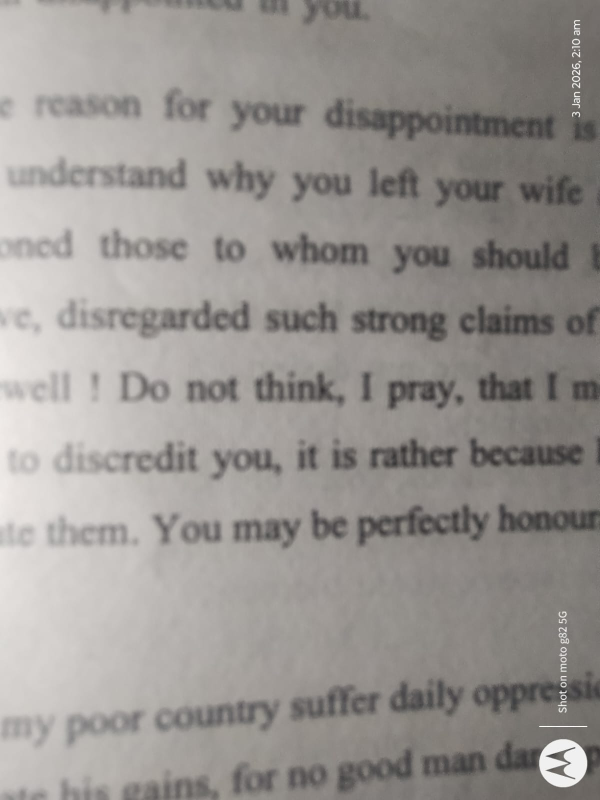
#> input picture images/1 - Copy - Copy - Copy - Copy - Copy - Copy (2).jpeg, 1200 x 1600 px, found by its file name (shown at 1/2 size)
$ python detect_tesseract.py
#> lines starting #> are read from the running program, lines starting #| are printed output that depends on the picture; after the words box and inside, x2 and y2 are one past the last pixel; in counts of white or black regions, pixels touching at a corner belong together
### Trying_part_2/files/binarization.py
# ============================================================
# binarization.py  —  Step 1: Image binarization
# ============================================================

import cv2
from skimage.filters import threshold_sauvola
from skimage import img_as_ubyte


def binarize(image, debug=True):

    # ── Step 1: Grayscale ────────────────────────────────────────────────────
    gray = cv2.cvtColor(image, cv2.COLOR_BGR2GRAY)
    if debug:
        cv2.imshow('Step 1 - Grayscale', gray)
        cv2.waitKey(0)

    # ── Step 2: Gaussian Blur ────────────────────────────────────────────────
    gray = cv2.GaussianBlur(gray, (3, 3), 0)
    if debug:
        cv2.imshow('Step 2 - Gaussian Blur', gray)
        cv2.waitKey(0)

    # ── Step 3: CLAHE (Local Contrast Enhancement) ───────────────────────────
    clahe_obj = cv2.createCLAHE(clipLimit=2.0, tileGridSize=(8, 8))
    enhanced = clahe_obj.apply(gray)
    if debug:
        cv2.imshow('Step 3 - CLAHE Enhanced', enhanced)
        cv2.waitKey(0)

    # ── Step 4: Sauvola Thresholding ─────────────────────────────────────────
    window_size = max(25, gray.shape[0] // 20)
    if window_size % 2 == 0:
        window_size += 1
    sauvola_thresh = threshold_sauvola(enhanced, window_size=window_size)
    binary_sauvola = enhanced > sauvola_thresh
    thresh = 255 - img_as_ubyte(binary_sauvola)   # invert: text=255, bg=0
    if debug:
        cv2.imshow('Step 4 - Sauvola Threshold', thresh)
        cv2.waitKey(0)

    # ── Step 5: Morphology CLOSE (fill broken strokes) ───────────────────────
    kernel_close = cv2.getStructuringElement(cv2.MORPH_RECT, (2, 2))
    morph = cv2.morphologyEx(thresh, cv2.MORPH_CLOSE, kernel_close)
    if debug:
        cv2.imshow('Step 5 - Morph Close (fill gaps)', morph)
        cv2.waitKey(0)

    # ── Step 6: Morphology OPEN (remove noise dots) ──────────────────────────
    kernel_open = cv2.getStructuringElement(cv2.MORPH_RECT, (3, 3))
    morph = cv2.morphologyEx(morph, cv2.MORPH_OPEN, kernel_open)
    if debug:
        cv2.imshow('Step 6 - Morph Open (remove noise)', morph)
        cv2.waitKey(0)

    # ── Step 7: Upscale for better OCR accuracy ──────────────────────────────
    preprocessed = cv2.resize(morph, None, fx=2, fy=2,
                               interpolation=cv2.INTER_CUBIC)
    if debug:
        cv2.imshow('Step 7 - Upscaled (2x)', preprocessed)
        cv2.waitKey(0)

    # ── Final ─────────────────────────────────────────────────────────────────
    if debug:
        cv2.imshow('Final Preprocessed', preprocessed)
        cv2.waitKey(0)
        cv2.destroyAllWindows()

    return preprocessed


# [6 lines that do not run on import are left out]

### Trying_part_2/files/contour_extraction.py
import cv2
import numpy as np
# [18 lines left out: function show, not called in this run]
def find_center_word(binary_img, original_img=None, min_area=100, debug=False):
    """
    Args:
        binary_img   : preprocessed binary image (required)
        original_img : original colour/grey image (optional)
        min_area     : minimum contour area to consider
        debug        : show step by step windows

    Returns:
        best_contour     : (x, y, w, h) in binary coords
        cropped_binary   : word crop from binary image
        cropped_original : word crop from original upscaled to match binary (None if not provided)
    """

    # ── Calculate scale factor between binary and original ────────────────────
    if original_img is not None:
        orig_h, orig_w = original_img.shape[:2]
        bin_h,  bin_w  = binary_img.shape[:2]
        scale_x = orig_w / bin_w   # e.g. 1000/2000 = 0.5
        scale_y = orig_h / bin_h   # e.g.  800/1600 = 0.5
        if debug:
            print(f"[DEBUG] Binary size  : {bin_w}x{bin_h}")
            print(f"[DEBUG] Original size: {orig_w}x{orig_h}")
            print(f"[DEBUG] Scale factor : x={scale_x:.3f}  y={scale_y:.3f}")
    else:
        scale_x = scale_y = 1.0

    # ── Step 1 — Show inputs ──────────────────────────────────────────────────
    if debug:
        show("Step 1 - Binary Image", binary_img)
        cv2.waitKey(0)
        print(f"[DEBUG] Step 1 — binary shape: {binary_img.shape}")
        if original_img is not None:
            show("Step 1 - Original Image", original_img)
            cv2.waitKey(0)
            print(f"[DEBUG] Step 1 — original shape: {original_img.shape}")

    # ── FIXED TARGET ROI (Replaces fragile contour logic) ─────────────────────
    bin_h, bin_w = binary_img.shape[:2]

    # Define a central box: 60% of image width, 20% of image height
    bw = int(bin_w * 0.60)
    bh = int(bin_h * 0.20)
    x  = int((bin_w - bw) / 2)
    y  = int((bin_h - bh) / 2)

    best_contour = (x, y, bw, bh)

    # ── Step 6 — Crop binary ──────────────────────────────────────────────────
    x, y, bw, bh = best_contour
    cropped_binary = binary_img[y:y + bh, x:x + bw]

    # ── Step 7 — Crop original using SCALED coords + upscale to match binary ──
    cropped_original = None
    ox = oy = obw = obh = 0

    if original_img is not None:

        # Convert binary coords → original coords
        ox  = int(x  * scale_x)
        oy  = int(y  * scale_y)
        obw = int(bw * scale_x)
        obh = int(bh * scale_y)

        # Clamp to original image bounds
        orig_h, orig_w = original_img.shape[:2]
        ox  = max(0, min(ox,  orig_w - 1))
        oy  = max(0, min(oy,  orig_h - 1))
        obw = max(1, min(obw, orig_w - ox))
        obh = max(1, min(obh, orig_h - oy))

        cropped_original = original_img[oy:oy + obh, ox:ox + obw]

        # Upscale original crop to match binary crop size exactly
        target_h, target_w = cropped_binary.shape[:2]
        cropped_original   = cv2.resize(
            cropped_original,
            (target_w, target_h),
            interpolation=cv2.INTER_CUBIC     # smooth for colour/grey image
        )

        if debug:
            print(f"[DEBUG] Binary coords  : x={x}  y={y}  w={bw}  h={bh}")
            print(f"[DEBUG] Original coords: x={ox} y={oy} w={obw} h={obh}")
            print(f"[DEBUG] Original crop upscaled to: {cropped_original.shape}")

    if debug:
        # ── Crop location on binary ───────────────────────────────────────────
        vis6b = cv2.cvtColor(binary_img, cv2.COLOR_GRAY2BGR)
        cv2.rectangle(vis6b, (x, y), (x + bw, y + bh), (0, 255, 0), 2)
        cv2.drawMarker(vis6b, tuple(img_center), (0, 0, 255),
                       cv2.MARKER_CROSS, 20, 2)
        cv2.putText(vis6b, f"Binary crop: ({x},{y})  {bw}x{bh}px",
                    (x, max(y - 8, 10)),
                    cv2.FONT_HERSHEY_SIMPLEX, 0.6, (0, 255, 0), 2)
        show("Step 6 - Crop Location on Binary", vis6b)
        cv2.waitKey(0)

        # ── Crop location on original ─────────────────────────────────────────
        if original_img is not None:
            vis6o = original_img.copy()
            cv2.rectangle(vis6o, (ox, oy), (ox + obw, oy + obh), (0, 255, 0), 2)
            cv2.putText(vis6o, f"Original crop: ({ox},{oy})  {obw}x{obh}px",
                        (ox, max(oy - 8, 10)),
                        cv2.FONT_HERSHEY_SIMPLEX, 0.6, (0, 255, 0), 2)
            show("Step 6 - Crop Location on Original", vis6o)
            cv2.waitKey(0)

        # ── Show both crops upscaled for visibility ───────────────────────────
        scale_up   = max(1, 100 // max(bh, 1))

        binary_big = cv2.resize(cropped_binary, None,
                                fx=scale_up, fy=scale_up,
                                interpolation=cv2.INTER_NEAREST)
        show(f"Step 6 - Cropped Binary  ({bw}x{bh}  shown {scale_up}x)", binary_big)
        cv2.waitKey(0)

        if cropped_original is not None:
            orig_big = cv2.resize(cropped_original, None,
                                  fx=scale_up, fy=scale_up,
                                  interpolation=cv2.INTER_NEAREST)
            show(f"Step 6 - Cropped Original  (upscaled to {cropped_original.shape[1]}x"
                 f"{cropped_original.shape[0]}  shown {scale_up}x)", orig_big)
            cv2.waitKey(0)

        cv2.destroyAllWindows()
        print(f"[DEBUG] Step 6 — binary crop   : {cropped_binary.shape}")
        print(f"[DEBUG] Step 6 — original crop : "
              f"{cropped_original.shape if cropped_original is not None else 'N/A'}")

    return best_contour, cropped_binary, cropped_original


# ── Run directly on one image ─────────────────────────────────────────────────
# [17 lines that do not run on import are left out]

### Trying_part_2/files/detect_tesseract.py
import cv2
import numpy as np
import pytesseract
import os

# Tell pytesseract where to find the Tesseract-OCR executable.
# This is the default installation path on Windows.
# Please verify this path is correct on your system.
pytesseract.pytesseract.tesseract_cmd = r'C:\Program Files\Tesseract-OCR\tesseract.exe'

def enhance_for_ocr(crop_original, debug=False):

    # Step 1 — Grayscale
    gray = cv2.cvtColor(crop_original, cv2.COLOR_BGR2GRAY)
    if debug:
        show("Step 1 - Grayscale", gray)
        cv2.waitKey(0)
        print(f"[ENHANCE] Step 1 — min={gray.min()} max={gray.max()} mean={gray.mean():.1f}")

    # Step 2 — CLAHE
    clahe = cv2.createCLAHE(clipLimit=3.0, tileGridSize=(4, 4))
    gray  = clahe.apply(gray)
    if debug:
        show("Step 2 - CLAHE", gray)
        cv2.waitKey(0)
        print(f"[ENHANCE] Step 2 — min={gray.min()} max={gray.max()} mean={gray.mean():.1f}")

    # Step 3 — Sharpen
    sharpen_kernel = np.array([[ 0, -1,  0],
                                [-1,  5, -1],
                                [ 0, -1,  0]])
    gray = cv2.filter2D(gray, -1, sharpen_kernel)
    if debug:
        show("Step 3 - Sharpened", gray)
        cv2.waitKey(0)
        print(f"[ENHANCE] Step 3 — min={gray.min()} max={gray.max()} mean={gray.mean():.1f}")

    # Step 4 — Otsu threshold  ← THIS IS WHAT WAS MISSING
    # Forces background → 255 (white)
    # Forces text       → 0   (black)
    # Now padding of 255 matches background perfectly
    _, gray = cv2.threshold(
        gray, 0, 255,
        cv2.THRESH_BINARY + cv2.THRESH_OTSU
    )
    if debug:
        show("Step 4 - Otsu Threshold (text=black  bg=white)", gray)
        cv2.waitKey(0)
        print(f"[ENHANCE] Step 4 — min={gray.min()} max={gray.max()} mean={gray.mean():.1f}")

    # Step 5 — Side by side
    if debug:
        original_gray = cv2.cvtColor(crop_original, cv2.COLOR_BGR2GRAY)
        comparison    = np.hstack([original_gray, gray])
        show("Step 5 - Before (left) vs After (right)", comparison)
        cv2.waitKey(0)
        cv2.destroyAllWindows()

    return gray

# [7 lines left out: function show, not called in this run]


def ocr_center_word(word_img, min_conf=0, debug=False):

    # ── Step 1 — Original ─────────────────────────────────────────────────────
    if debug:
        show("OCR Step 1 - Original Input", word_img)
        cv2.waitKey(0)
        print(f"[OCR] Step 1 — input shape: {word_img.shape}")

    # ── Step 2 — Upscale if too small ─────────────────────────────────────────
    h, w      = word_img.shape[0:2]
    TARGET_H  = 64
    if h < TARGET_H:
        scale    = TARGET_H / h
        word_img = cv2.resize(word_img, None, fx=scale, fy=scale,
                              interpolation=cv2.INTER_CUBIC)
        if debug:
            show(f"OCR Step 2 - Upscaled  (was {h}px tall → now {word_img.shape[0]}px)",
                 word_img)
            cv2.waitKey(0)
            print(f"[OCR] Step 2 — upscaled by {scale:.2f}x  "
                  f"new shape: {word_img.shape}")
    else:
        if debug:
            show(f"OCR Step 2 - No upscale needed  (height={h}px >= {TARGET_H}px)",
                 word_img)
            cv2.waitKey(0)
            print(f"[OCR] Step 2 — no upscale needed  height={h}px")

    # ── Step 3 — Padding ──────────────────────────────────────────────────────
    PAD = 10

    if debug:
        # Show BEFORE padding with red border to show edges
        before_pad = word_img.copy()
        if len(before_pad.shape) == 2:
            before_pad = cv2.cvtColor(before_pad, cv2.COLOR_GRAY2BGR)
        # Draw red rectangle right at the edge to show text touching boundary
        cv2.rectangle(before_pad, (0, 0),
                      (before_pad.shape[1]-1, before_pad.shape[0]-1),
                      (0, 0, 255), 2)
        show("OCR Step 3a - BEFORE Padding  (red=image boundary)", before_pad)
        cv2.waitKey(0)

    word_img = cv2.copyMakeBorder(
        word_img,
        top=PAD, bottom=PAD, left=PAD, right=PAD,
        borderType=cv2.BORDER_CONSTANT,
        value=255     # white padding
    )

    if debug:
        # Show AFTER padding with green border to show new boundary
        after_pad = word_img.copy()
        if len(after_pad.shape) == 2:
            after_pad = cv2.cvtColor(after_pad, cv2.COLOR_GRAY2BGR)
        # Draw green rectangle at new edge
        cv2.rectangle(after_pad, (0, 0),
                      (after_pad.shape[1]-1, after_pad.shape[0]-1),
                      (0, 255, 0), 2)
        # Draw blue rectangle showing where old boundary was
        cv2.rectangle(after_pad, (PAD, PAD),
                      (after_pad.shape[1]-PAD-1, after_pad.shape[0]-PAD-1),
                      (255, 0, 0), 1)
        show("OCR Step 3b - AFTER Padding  (green=new boundary  blue=old boundary)",
             after_pad)
        cv2.waitKey(0)
        print(f"[OCR] Step 3 — added {PAD}px white padding all around  "
              f"new shape: {word_img.shape}")

    # ── Step 4 — OCR ──────────────────────────────────────────────────────────
    config = (
        "--oem 1 --psm 8 "
        "-c tessedit_char_whitelist=ABCDEFGHIJKLMNOPQRSTUVWXYZabcdefghijklmnopqrstuvwxyz0123456789 "
        "-c tessedit_char_blacklist=!\"#$%&'()*+,-./:;<=>?@[\\]^_`{|}~ "
        "-c preserve_interword_spaces=0 "
        "-c load_system_dawg=0 "
        "-c load_freq_dawg=0 "
    )

    data = pytesseract.image_to_data(
        word_img,
        config=config,
        output_type=pytesseract.Output.DICT
    )

    if debug:
        print(f"[OCR] Step 4 — Tesseract raw output:")
        for i, text in enumerate(data["text"]):
            if str(data["conf"][i]) != "-1":
                print(f"         [{i}]  text='{text}'  conf={data['conf'][i]}%")

    # ── Step 5 — Find best result ─────────────────────────────────────────────


    best_text = None
    best_conf = 0

    for i, text in enumerate(data["text"]):
        text = text.strip()
        if not text:
            continue
        conf = int(data["conf"][i])
        if conf > best_conf:
            best_conf = conf
            best_text = text

    if debug:
        # Draw result on the padded image
        result_vis = word_img.copy()
        if len(result_vis.shape) == 2:
            result_vis = cv2.cvtColor(result_vis, cv2.COLOR_GRAY2BGR)
        label = f"{best_text} ({best_conf}%)" if best_text else "Nothing found"
        color = (0, 255, 0) if best_conf >= min_conf else (0, 0, 255)
        cv2.putText(result_vis, label,
                    (5, result_vis.shape[0] - 5),
                    cv2.FONT_HERSHEY_SIMPLEX, 0.6, color, 2)
        show(f"OCR Step 5 - Result  (green=accepted  red=rejected)", result_vis)
        cv2.waitKey(0)
        print(f"[OCR] Step 5 — best: '{best_text}'  conf: {best_conf}%")

    # ── Step 6 — Confidence gate ──────────────────────────────────────────────
    if best_conf < min_conf:
        if debug:
            print(f"[OCR] Step 6 — REJECTED  {best_conf}% < {min_conf}%")
            cv2.destroyAllWindows()
        return None, 0

    if debug:
        print(f"[OCR] Step 6 — ACCEPTED  '{best_text}'  {best_conf}%")
        cv2.destroyAllWindows()

    return best_text, best_conf


# ── Main ──────────────────────────────────────────────────────────────────────
if __name__ == "__main__":

    IMAGES_FOLDER = (r"D:\Projects\PythonProject\images"
                     )

    # ── Allowed image extensions ──────────────────────────────────────────────
    IMG_EXTENSIONS = (".jpg", ".jpeg", ".png", ".bmp")

    # ── Loop over all images in folder ────────────────────────────────────────
    for filename in os.listdir(IMAGES_FOLDER):
        if not filename.lower().endswith(IMG_EXTENSIONS):
            continue  # skip non-image files

        image_path = os.path.join(IMAGES_FOLDER, filename)
        print(f"\n[INFO] Processing: {filename}")

        # ── Load image ─────────────────────────────────────────────
        original = cv2.imread(image_path)
#> original is the input picture: shape (1600, 1200, 3); mean B, G, R 144.8, 148.2, 152.1
        if original is None:
            print(f"[ERROR] Could not load: {image_path}")
            continue

        # ── Preprocess → binary ────────────────────────────────────
        from binarization import *
        binary = binarize(original, debug=False)
#> in binarize, `enhanced = clahe_obj.apply(gray)`:
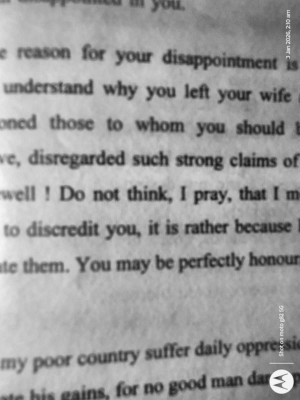
#> enhanced: shape (1600, 1200) (shown at 1/4 size); min 26, max 249, mean 156.7
#> in binarize, `sauvola_thresh = threshold_sauvola(enhanced, window_size=window_size)`:
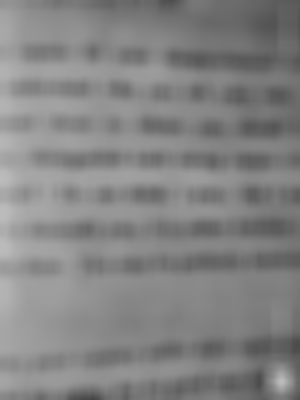
#> sauvola_thresh: shape (1600, 1200) float64 (shown at 1/4 size); min 69.08, max 188.1, mean 131.7
#> in binarize, `binary_sauvola = enhanced > sauvola_thresh`:
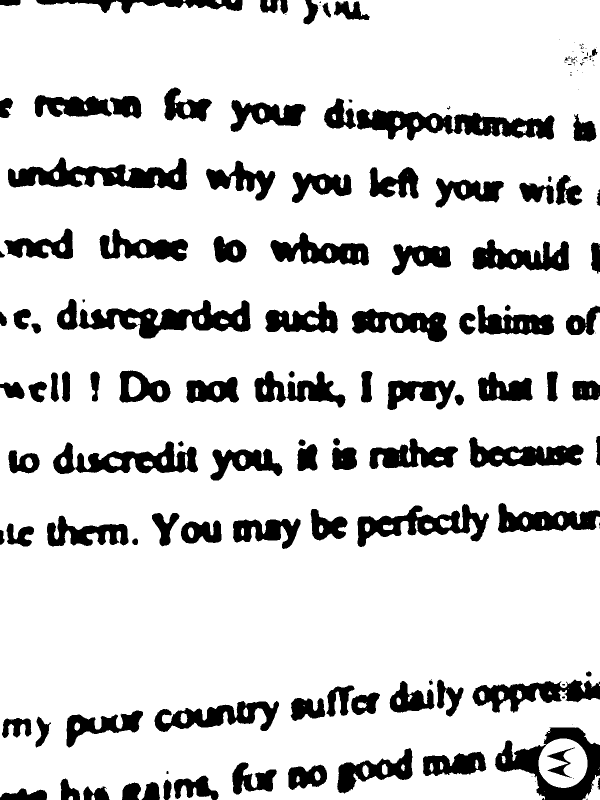
#> binary_sauvola: shape (1600, 1200) bool (shown at 1/2 size); 83.8% white; 170 black regions (55 under 20 px), largest, box (x1, y1, x2, y2) and area: (713, 218, 1109, 281) 13153, (16, 315, 374, 380) 11936, (157, 600, 501, 677) 11872
#> in binarize, `preprocessed = cv2.resize(morph, None, fx=2, fy=2, interpolation=cv2.I..`:
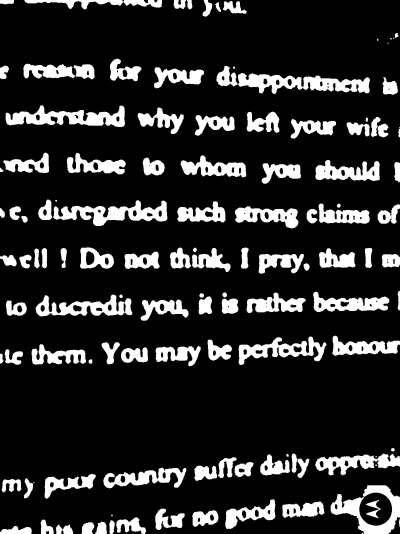
#> preprocessed: shape (3200, 2400) (shown at 1/6 size); min 0, max 255, mean 41.1

        # ── Find center word ───────────────────────────────────────
        from contour_extraction import *
        bbox, crop_binary, crop_original = find_center_word(
            binary_img=binary,
            original_img=original,
            min_area=100,
            debug=False
        )
#> in find_center_word, `cropped_original = original_img[oy:oy + obh, ox:ox + obw]`:
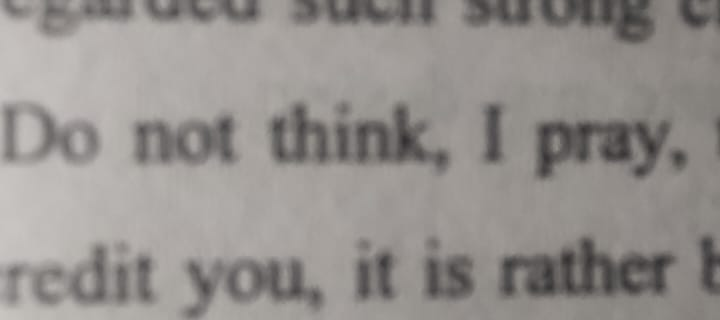
#> cropped_original: shape (320, 720, 3); mean B, G, R 141.2, 144.4, 148.6
#> bbox = (480, 1280, 1440, 640)

        if bbox is None:
            print("[WARN] No word found in this image")
            continue

        # ── Prepare 3 versions ─────────────────────────────────────
        img_binary = crop_binary
        img_gray = enhance_for_ocr(crop_original, debug=False)
#> in enhance_for_ocr, `_, gray = cv2.threshold( gray, 0, 255, cv2.THRESH_BINARY + cv2.THRESH_..`:
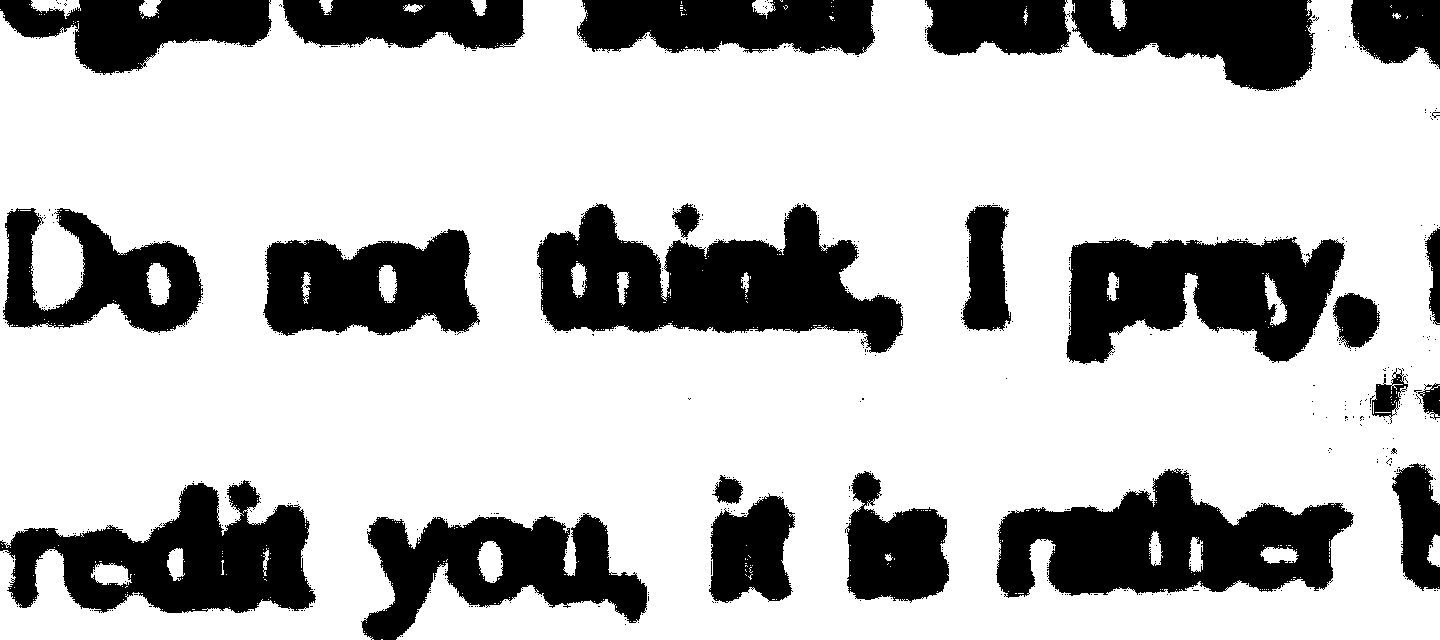
#> gray: shape (640, 1440); 73.5% white; 657 black regions (633 under 20 px), largest, box (x1, y1, x2, y2) and area: (537, 203, 903, 353) 30081, (996, 468, 1354, 598) 26673, (1066, 237, 1345, 364) 23637
        img_colour = crop_original

        # ── Run OCR on all 3 ──────────────────────────────────────
        text_binary, conf_binary = ocr_center_word(img_binary, min_conf=0, debug=False)
#> in ocr_center_word, `word_img = cv2.copyMakeBorder( word_img, top=PAD, bottom=PAD, left=PAD..`:
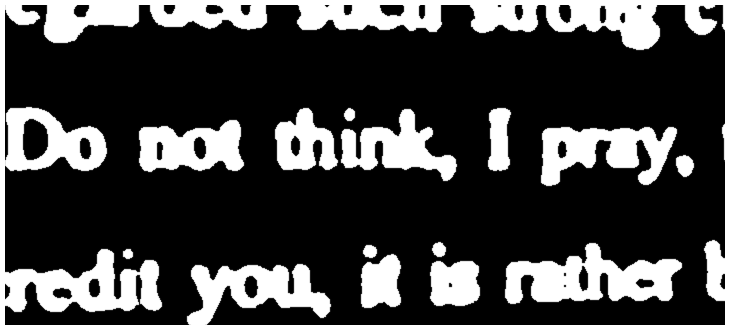
#> word_img: shape (660, 1460) (shown at 1/2 size); min 0, max 255, mean 68.2
#> (the run stopped early here; a loop or call above may not have finished)
